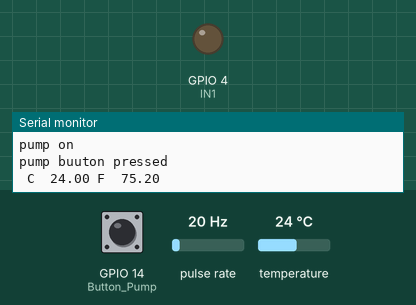
Recording of a program running on a simulated ESP32. Parts: output pins drawn as LEDs (lit = HIGH), the last lines printed to the serial monitor. Wiring (inferred from the names in the program): pulse sensor: data GPIO 27. Inputs (shaded band) come from the test bench; at power-on: GPIO 14 (Button_Pump) HIGH, pulse rate 20 Hz, temperature 24 °C.

Above: at 0.8 s.
At 6.1 s:
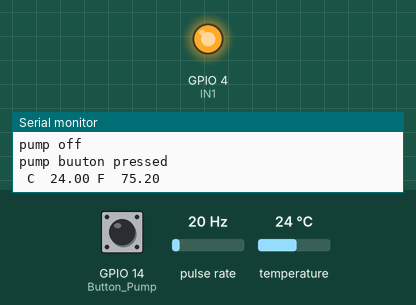
Timing chart, 0 to 8.1 s (numbered marks = the images above):
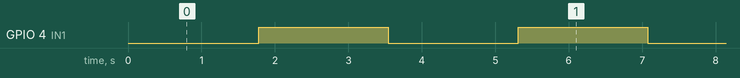

The program:

main.cpp
```cpp
#include <Arduino.h>

//water temprature
#include <OneWire.h>
#include <DallasTemperature.h>

//waterflow
#include "SPIFFS.h"
#include <SPI.h>
#include <Wire.h>


//the relays connect to
int IN1 = 4;
//int IN2 = 5;
#define ON 0
#define OFF 1

//Water temprature
#define ONE_WIRE_BUS 15
OneWire oneWire(ONE_WIRE_BUS);
DallasTemperature sensors(&oneWire);
float Celcius=0;
float Fahrenheit=0;

//Pump
int is_pump_on = 0;
#define Button_Pump 14 // button is connected with gpio 14 (PURPLE WIRE)

//Waterflow
#define WATERFLOWpin 27
long currentMillis = 0;
long previousMillis = 0;
int interval = 1000;
float calibrationFactor = 4.5;
volatile byte pulseCount;
byte pulse1Sec = 0;
float flowRate;
unsigned long flowMilliLitres;
unsigned int totalMilliLitres;
float flowLitres;
float totalLitres;

void IRAM_ATTR pulseCounter()
{
  pulseCount++;
}

void relay_init(void);
void relay_SetStatus( unsigned char status_1, unsigned char status_2);

void setup() {
  Serial.begin(115200);

  //Water temprature
  sensors.begin();

  //WaterFlow Sensor
  pinMode(WATERFLOWpin, INPUT_PULLUP);
  pulseCount = 0;
  flowRate = 0.0;
  flowMilliLitres = 0;
  totalMilliLitres = 0;
  previousMillis = 0;
  attachInterrupt(digitalPinToInterrupt(WATERFLOWpin), pulseCounter, FALLING);

  //Relay
  relay_init();//initialize the relay

  //Button Pump
  pinMode(Button_Pump, INPUT_PULLUP);
}


void loop() {

//Pump Button
  int ButtonStatePump = digitalRead(Button_Pump); // read the Button_Pump pin and store in ButtonStatePump variable
  if(ButtonStatePump == HIGH)  // if button is pressed
  {
    if(is_pump_on == 0){
      Serial.println("pump on");
      relay_SetStatus(ON, OFF);//turn on RELAY_1
      is_pump_on =1;
    }
    else{
      Serial.println("pump off");
      relay_SetStatus(OFF, OFF);//turn off RELAY_1
      is_pump_on =0;
    }
    Serial.println("pump buuton pressed");
  }


  // Water temprature
  sensors.requestTemperatures();
  Celcius=sensors.getTempCByIndex(0);
  Fahrenheit=sensors.toFahrenheit(Celcius);
  Serial.print(" C  ");
  Serial.print(Celcius);
  Serial.print(" F  ");
  Serial.println(Fahrenheit);
  delay(1000);

   //Water Flow
  currentMillis = millis();
  if (currentMillis - previousMillis > interval)
  {

    pulse1Sec = pulseCount;
    pulseCount = 0;

    // Because this loop may not complete in exactly 1 second intervals we calculate
    // the number of milliseconds that have passed since the last execution and use
    // that to scale the output. We also apply the calibrationFactor to scale the output
    // based on the number of pulses per second per units of measure (litres/minute in
    // this case) coming from the sensor.
    flowRate = ((1000.0 / (millis() - previousMillis)) * pulse1Sec) / calibrationFactor;
    previousMillis = millis();

    // Divide the flow rate in litres/minute by 60 to determine how many litres have
    // passed through the sensor in this 1 second interval, then multiply by 1000 to
    // convert to millilitres.
    flowMilliLitres = (flowRate / 60) * 1000;
    flowLitres = (flowRate / 60);

    // Add the millilitres passed in this second to the cumulative total
    totalMilliLitres += flowMilliLitres;
    totalLitres += flowLitres;

    // Print the flow rate for this second in litres / minute
    Serial.print("Flow rate: ");
    Serial.print(float(flowRate));  // Print the integer part of the variable
    Serial.print("L/min");
    Serial.print("\t");       // Print tab space


    // Print the cumulative total of litres flowed since starting
    Serial.print("Output Liquid Quantity: ");
    Serial.print(totalMilliLitres);
    Serial.print("mL / ");
    Serial.print(totalLitres);
    Serial.println("L");

  //delay(1000);
  }
}

void relay_init(void)//initialize the relay
{
 //set all the relays OUTPUT
 pinMode(IN1, OUTPUT);
// pinMode(IN2, OUTPUT);
 relay_SetStatus(OFF, OFF); //turn off all the relay
}

//set the status of relays
void relay_SetStatus( unsigned char status_1, unsigned char status_2)
{
 digitalWrite(IN1, status_1);
// digitalWrite(IN2, status_2);
}
```

Measured:
- by itself, GPIO 4 (IN1): alternates HIGH for 1.8 s and LOW for 1.8 s
